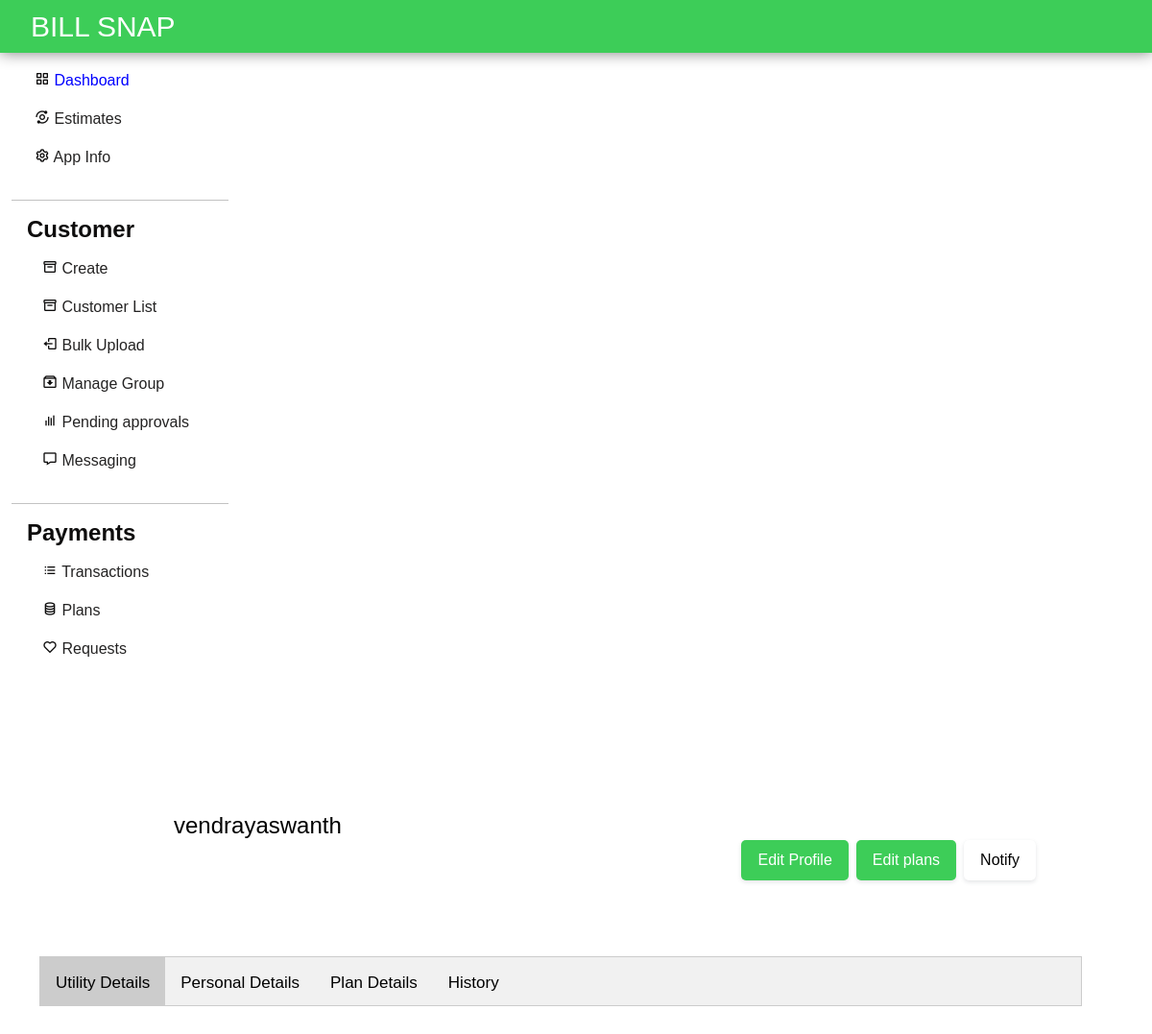
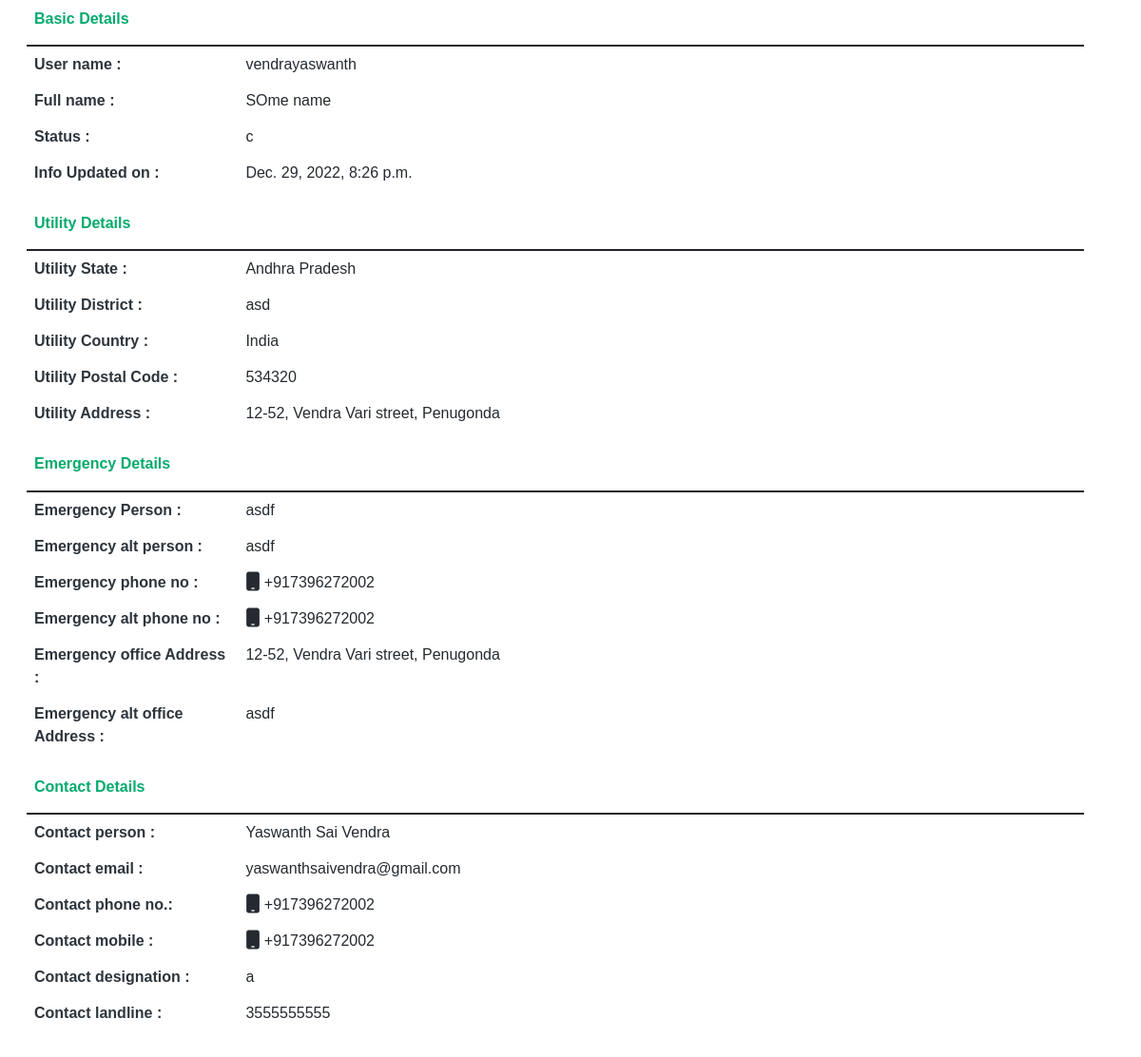
Page /account/app-one/vendrayaswanth on the committed database (2 pictures, top to bottom).
### accounts/models.py (models this page shows, shortened)
class Profile(models.Model):
    user = models.OneToOneField(User, on_delete=models.CASCADE, related_name='profile')
    apps=models.ManyToManyField(applists,related_name='apps')
    status = models.CharField(choices=status_choices, max_length=20, default='c')
    full_name = models.CharField(max_length=100, blank=True, null=True)
    utility_name = models.CharField(max_length=200, null=True, blank=True)
    utility_short_name= models.CharField(max_length=50, null=True, blank=True)
    utility_state= models.CharField(max_length=50, null=True, blank=True)
    utility_district= models.CharField(max_length=50, null=True, blank=True)
    utility_country= models.CharField(max_length=50, null=True, blank=True)
    utility_postalcode= models.CharField(max_length=20, null=True, blank=True)
    utility_address=models.TextField(max_length=200, null=True, blank=True)
    contact_person= models.CharField(max_length=200, null=True, blank=True)
    contact_email = models.EmailField(max_length=50, null=True, blank=True)
    contact_phnum = models.CharField(max_length=15, null=True, blank=True)
    contact_mobile= models.CharField(max_length=15, null=True, blank=True)
    contact_designation= models.CharField(max_length=100, null=True, blank=True)
    contact_landline= models.CharField(max_length=20, null=True, blank=True)
    emergency_person=models.CharField(max_length=200, null=True, blank=True)
    emergency_altperson=models.CharField(max_length=200, null=True, blank=True)
    emergency_mobile=models.CharField(max_length=200, null=True, blank=True)
    emergency_altmobile=models.CharField(max_length=200, null=True, blank=True)
    emergency_officeaddress=models.TextField(max_length=200,null=True,blank=True)
    emergency_altofficeaddress=models.TextField(max_length=200,null=True,blank=True)
    info_created_at = models.DateTimeField(auto_now_add=True)
    info_updated_at = models.DateTimeField(auto_now=True)
    se_coins= models.IntegerField(null=True, default=999, blank=True)
    slug = models.SlugField(max_length=200, editable=False, null=True, blank=True)
    admin=models.BooleanField(default=False)
    plans = models.ManyToManyField(Plan)
    plan_active = models.BooleanField(default=False)
    paid = models.BooleanField(default=False)

### accounts/views.py (the view)
# urls.py: path('<str:slug>/<str:userslug>', acc_views.ShowProfile.as_view(), name='show-profile'),
class ShowProfile(DetailView):
    model = Profile
    template_name = 'myprofile.html'
    def get_object(self, *args, **kwargs):
        return get_object_or_404(Profile,slug = self.kwargs['userslug'])
    def get_context_data(self, *args, **kwargs):
        context = super(ShowProfile, self).get_context_data(*args, **kwargs)
        page_profile = get_object_or_404(Profile, slug=self.kwargs['userslug'])
        context['profile'] = page_profile
        context['updateform'] = UpdateUserPlanForm(appslug=self.kwargs['slug'])
        context['plan'] = page_profile.plans.filter(app__slug=self.kwargs['slug']).first()
        context['notification_form'] = NotificationForm()
        context['slug'] = self.kwargs['slug']
        context['userslug'] = self.kwargs['userslug']
        app = applists.objects.filter(slug=self.kwargs['slug']).first()
        plans = Plan.objects.filter(app=app)
        context['plans'] = plans
        if self.request.user==page_profile.user:
            self.template_name = 'myprofile.html'
        elif self.request.user!=page_profile.user or self.request.user.is_anonymous:
            self.template_name = 'myprofile.html'
        return context

### plans/models.py (called while the page is built)
    def __str__(self):
        return f"[{self.title}] Plan at [Rs.{self.price}] for [{self.duration} days] in [{self.app.appname}]"

### templates/myprofile.html (shortened to what this page needs)
{% load static %}
{% load crispy_forms_tags %}
<!DOCTYPE html>
<html lang="en">
<head>
	<link href="https://cdn.jsdelivr.net/npm/bootstrap@5.1.3/dist/css/bootstrap.min.css" rel="stylesheet"
 />
	<link href='https://unpkg.com/boxicons@2.0.7/css/boxicons.min.css' rel='stylesheet'>
	<link rel="stylesheet" href="https://cdnjs.cloudflare.com/ajax/libs/font-awesome/6.1.1/css/all.min.css" />
	<link rel="stylesheet" href="{% static 'assets/styles.css'%}">
</head>
<body>
	{% include "dashnav.html" %}
	<div class="main mx-auto">
		<div class="row">
			{% include "dashsidebar.html" %}
			<div class="col-md-7  flex-md-fill m-3">
				{% include 'messages.html' %}
				<div class="col right create-customer ps-0 pe-4 me-2" id="">
					<div class="profile">
						<div class="profile-header">
							<div class="profile-header-content d-flex">
								<div class="flex-fill flex-start">
									<div class="profile-header-img">
									</div>
									<div class="profile-header-info">
										<h4 class="m-t-10 m-b-5" style="color: black;">{{profile.user.username}} </h4>
									</div>
								</div>
								<div class="d-flex align-items-center justify-content-end me-5">
									<div class="bs-primary py-2 px-3" type="button" data-bs-toggle="modal"
										data-bs-target="#staticBackdrop">Edit Profile</div>
									<div class="bs-primary  py-2 px-3 mx-2" type="button" data-bs-toggle="modal"
										data-bs-target="#staticBackdrop1">Edit plans</div>
									<div class="bs-primary bs-secondary py-2 px-3 " type="button" data-bs-toggle="modal"
										data-bs-target="#staticBackdrop2">Notify</div>
								</div>
							</div>
						</div>
					</div>
					<div class="profile-content">
						<div class="tab-content p-0">
							<div class="tab-pane fade in active show" id="profile-about">
								<div class="tab">
									<button class="tablinks" onclick="openCity(event, 'London')"
										id="defaultOpen">Utility Details</button>
									<button class="tablinks" onclick="openCity(event, 'Paris')">Personal
										Details</button>
									<button class="tablinks" onclick="openCity(event, 'Tokyo')">Plan Details</button>
									<button class="tablinks" onclick="openCity(event, 'Canada')">History</button>
								</div>
							</div>
						</div>
					</div>
					<div id="London" class="tabcontent">
						<div class="table-responsive">
							<table class="table table-profile">
								<thead>
									<td>
										<h6>Basic Details</h6>
									</td>
								</thead>
								<tbody>
									<tr class="field">
										<td class="field">User name :</td>
										<td>{{profile.user.username}}</td>
									</tr>
									<tr>
										<td class="field">Full name :</td>
										<td>{{profile.full_name}}</td>
									</tr>
									<tr>
										<td class="field">Status :</td>
										<td>{{profile.status}}</td>
									</tr>
									<tr>
										<td class="field">Info Updated on :</td>
										<td> {{profile.info_updated_at}}</td>
									</tr>
								</tbody>
							</table>
							<table class="table table-profile">
								<thead>
									<td>
										<h6>Utility Details</h6>
									</td>
								</thead>
								<tbody>
									<tr class="field">
										<td class="field">Utility State :</td>
										<td>{{ profile.utility_state }}</td>
									</tr>
									<tr>
										<td class="field">Utility District :</td>
										<td>{{ profile.utility_district }}</td>
									</tr>
									<tr>
										<td class="field">Utility Country :</td>
										<td>{{ profile.utility_country }}</td>
									</tr>
									<tr>
										<td class="field">Utility Postal Code :</td>
										<td> {{ profile.utility_postalcode }}</td>
									</tr>
									<tr>
										<td class="field">Utility Address :</td>
										<td>{{ profile.utility_address }}</td>
									</tr>
								</tbody>
							</table>
							<table class="table table-profile">
								<thead>
									<td>
										<h6>Emergency Details</h6>
									</td>
								</thead>
								<tbody>
									<tr class="field">
										<td class="field">Emergency Person :</td>
										<td>{{ profile.emergency_person }}</td>
									</tr>
									<tr>
										<td class="field">Emergency alt person :</td>
										<td>{{ profile.emergency_altperson }}</td>
									</tr>
									<tr>
										<td class="field">Emergency phone no :</td>
										<td><i class="fa fa-mobile fa-lg m-r-5"></i> {{ profile.emergency_mobile }}</td>
									</tr>
									<tr>
										<td class="field">Emergency alt phone no :</td>
										<td><i class="fa fa-mobile fa-lg m-r-5"></i> {{ profile.emergency_altmobile }}</td>
									</tr>
									<tr>
										<td class="field">Emergency office Address :</td>
										<td>{{ profile.emergency_officeaddress }}</td>
									</tr>
									<tr>
										<td class="field">Emergency alt office Address :</td>
										<td>{{ profile.emergency_altofficeaddress }} </td>
									</tr>
								</tbody>
							</table>
							<table class="table table-profile">
								<thead>
									<td>
										<h6>Contact Details</h6>
									</td>
								</thead>
								<tbody>
									<tr class="field">
										<td class="field">Contact person :</td>
										<td>{{ profile.contact_person }}</td>
									</tr>
									<tr>
										<td class="field">Contact email :</td>
										<td>{{ profile.contact_email }}</td>
									</tr>
									<tr>
										<td class="field">Contact phone no.:</td>
										<td><i class="fa fa-mobile fa-lg m-r-5"></i> {{ profile.contact_phnum }}</td>
									</tr>
									<tr>
										<td class="field">Contact mobile :</td>
										<td><i class="fa fa-mobile fa-lg m-r-5"></i> {{ profile.contact_mobile }}</td>
									</tr>
									<tr>
										<td class="field">Contact designation :</td>
										<td>{{ profile.contact_designation }}</td>
									</tr>
									<tr>
										<td class="field">Contact landline :</td>
										<td>{{ profile.contact_landline }}</td>
									</tr>
								</tbody>
							</table>
						</div>
					</div>
				</div>
			</div>
		</div>
	</div>
</body>
</html>

### static/assets/styles.css (style rules this page uses)
body { background: white; }
button { height: 50px; }
html, body { height: 100%; }
body { background: #e5e5e566; }
.main { padding-top: 55px; width: 100%; height: 100%; justify-content: flex-start; max-height: 100vh; }
.right { padding-left: 1rem; padding-right: 1rem; min-height: calc(100vh - 60px); overflow-x: hidden; }
@media (min-width: 767px) { .main { top: 55px; } }
* { box-sizing: border-box; }
.right { padding-left: 1rem; padding-right: 1rem; min-height: calc(100vh - 100px); overflow-x: hidden; }
body { font-family: Arial, Helvetica, sans-serif; }
body { margin-top: 20px; background: #f5f5f5; }
h1, h2, h3, h4, h5, h6 { margin: 0 0 10px; font-weight: 600; }
body { margin-top: 20px; }
body { margin-top: 20px; background: white; }
.profile-header { position: relative; overflow: hidden; }
.profile-header .profile-header-content { padding: 25px; }
.profile-header-img { float: left; width: 120px; height: 120px; overflow: hidden; position: relative; z-index: 10; margin: 0 0 -20px; padding: 3px; border-radius: 4px; background: #fff; }
.profile-header-info h4 { font-weight: 500; color: #fff; }
.profile-header-img + .profile-header-info { margin-left: 140px; }
.profile-header .profile-header-content, .profile-header .profile-header-tab { position: relative; }
.profile-content { padding: 25px; border-radius: 4px; }
.profile-content:after, .profile-content:before { content: ""; display: table; clear: both; }
.profile-content .tab-content, .profile-content .tab-pane { background: 0 0; }
.table.table-profile > thead h6 { color: #04aa6d; }
.table.table-profile > tbody > tr > td, .table.table-profile > thead > tr > th { border: none; padding-top: 7px; padding-bottom: 7px; color: #242a30; background: 0 0; }
.table.table-profile > tbody > tr > td.field { width: 20%; text-align: left; font-weight: 600; color: #2d353c; }
body { overflow-x: hidden; }
.bs-primary { all: unset; background: #3dcd58; color: white; box-shadow: 0px 0px 1px rgb(40 41 61 / 4%), 0px 2px 4px rgb(96 97 112 / 16%); border: 1px solid transparent; border-radius: 5px; }
.bs-secondary { background: white; color: black; }

### templates/myprofile.html (style rules this page uses)
body { font-family: Arial; }
.tab { overflow: hidden; border: 1px solid #ccc; background-color: #f1f1f1; }
.tab button { background-color: inherit; float: left; border: none; outline: none; cursor: pointer; padding: 14px 16px; transition: 0.3s; font-size: 17px; }
.tab button.active { background-color: #ccc; }
.tabcontent { display: none; padding: 6px 12px; }

### rows in the picture
Profile: user.username "vendrayaswanth", full_name "SOme name", status "c", info_updated_at "Dec. 29, 2022, 8:26 p.m.", utility_state "Andhra Pradesh", utility_district "asd", utility_country "India", utility_postalcode "534320", utility_address "12-52, Vendra Vari street, Penugonda", emergency_person "asdf", emergency_altperson "asdf", emergency_mobile "+917396272002", emergency_altmobile "+917396272002", emergency_officeaddress "12-52, Vendra Vari street, Penugonda", emergency_altofficeaddress "asdf", contact_person "Yaswanth Sai Vendra", contact_email "yaswanthsaivendra@gmail.com", contact_phnum "+917396272002", contact_mobile "+917396272002", contact_designation "a", contact_landline "3555555555"
